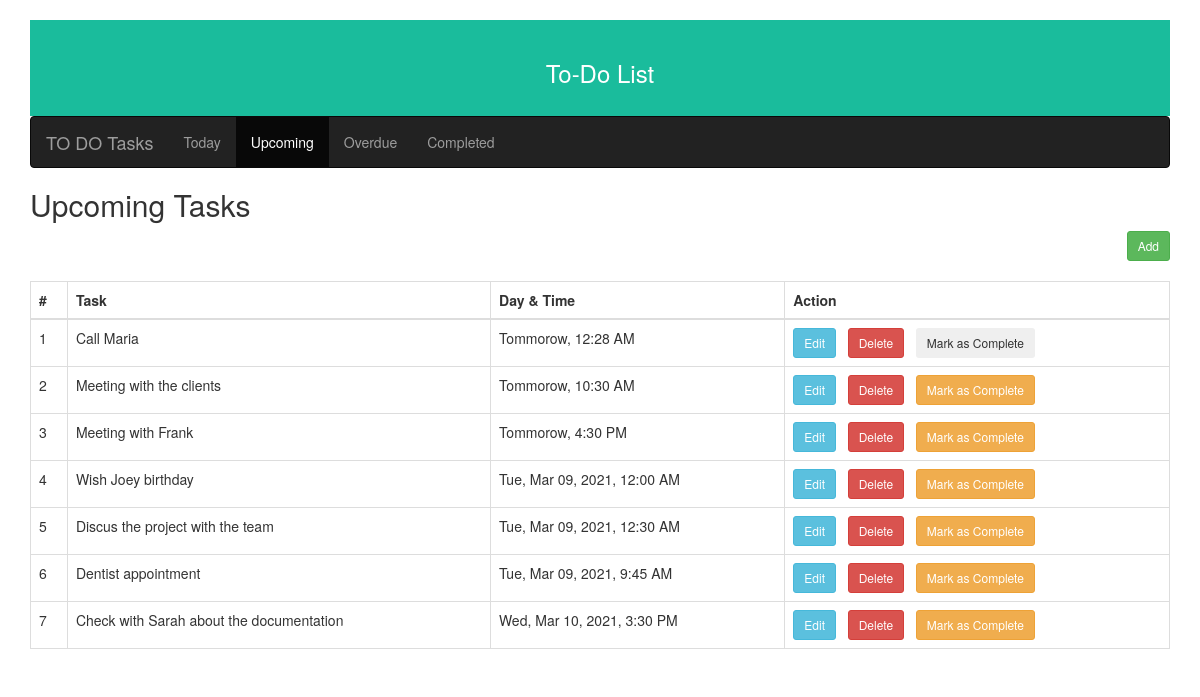
Screenshot of /upcoming.php with the database file from the repository.
### tables this page shows
CREATE TABLE `todolist` (
  `id` int(11) NOT NULL,
  `task` varchar(128) DEFAULT NULL,
  `due_date` datetime DEFAULT NULL,
  `created_date` datetime NOT NULL,
  `is_completed` tinyint(1) DEFAULT 0,
  `completed_date` datetime DEFAULT NULL
);

### processtodo.php (called while the page is built, shortened)
<?php
class ProcessToDo {
    private $db;
    public function __construct()
    {
        $this->db = new mysqli($GLOBALS['host'], $GLOBALS['username'], $GLOBALS['password'], $GLOBALS['db_name']);
    }
    public function todolistUpcoming()
    {
        $result_array = [];
        $sql = "SELECT * FROM todolist WHERE date(due_date) > CURDATE() ORDER BY due_date";
        $result = $this->db->query($sql);
        if ($result->num_rows > 0) {
            while($row = $result->fetch_assoc()) {
                $result_array[] = $row;
            }
        }
        return $result_array;
    }
    public function showDate($date)
    {
        $param_date = date('d-m-Y',strtotime($date));
        if ($param_date == date('d-m-Y',strtotime("now"))) {
            $response = 'Today, ' . date('g:i A', strtotime($date));
        }
        else if($param_date == date('d-m-Y',strtotime("1 days"))) {
            $response = 'Tommorow, '. date('g:i A', strtotime($date));
        }
        else if($param_date == date('d-m-Y',strtotime("-1 days"))) {
            $response = 'Yesterday';
        }
        else {
            $response =  date('D, M d, Y, g:i A', strtotime($date));
        }
        return $response;
    }
}
?>

### upcoming.php (the view, shortened to what this page needs)
<?php
include('processtodo.php');
$process = new ProcessToDo();
?>
<!DOCTYPE html>
<html lang="en">
    <head>
        <link rel="stylesheet" href="<?=SITE_URL;?>includes/style.css">
        <link rel="stylesheet" href="https://maxcdn.bootstrapcdn.com/bootstrap/3.3.5/css/bootstrap.min.css"/>
        <link rel="stylesheet" href="http://cdn.rawgit.com/Eonasdan/bootstrap-datetimepicker/a549aa8780dbda16f6cff545aeabc3d71073911e/build/css/bootstrap-datetimepicker.css"/>
    </head>
    <body>
        <div class="container">
            <div class="header">
                <h3><?=SITE_NAME;?></h3>
            </div>
            <nav class="navbar navbar-inverse">
                <div class="container-fluid">
                    <div class="navbar-header">
                        <a class="navbar-brand">TO DO Tasks</a>
                    </div>
                    <ul class="nav navbar-nav">
                      <li><a href="<?=SITE_URL;?>">Today</a></li>
                      <li class="active"><a href="#">Upcoming</a></li>
                      <li><a href="<?=SITE_URL;?>overdue-tasks">Overdue</a></li>
                      <li><a href="<?=SITE_URL;?>completed-tasks">Completed</a></li>
                    </ul>
                </div>
            </nav>
            <h2>Upcoming Tasks</h2>
            <div class="row mb-20">
                <div class="col-lg-12">
                    <button type="button" data-toggle="modal" data-target="#addModal" class="btn btn-sm btn-success pull-right">Add</button>
                </div>
            </div>
            <table class="table table-bordered">
                <thead>
                    <tr>
                        <th>#</th>
                        <th>Task</th>
                        <th>Day & Time</th>
                        <th>Action</th>
                    </tr>
                </thead>
                <tbody>
                    <?php
                    $rows = $process->todolistUpcoming();
                    if (!empty($rows)) {
                        $i=1;
                        foreach ($rows as $k=>$v) {
                            ?>
                            <tr>
                                <td><?=$i;?></td>
                                <td><?=$v['task'];?></td>
                                <td><?=$process->showDate($v['due_date']);?></td>
                                <td>
                                    <button type="button" data-toggle="modal" data-target="#editModal" class="btn btn-sm btn-info" data-id="<?=$v['id'];?>">Edit</button>&nbsp;&nbsp;
                                    <button type="button" data-toggle="modal" data-target="#deleteModal" class="btn btn-sm btn-danger" data-id="<?=$v['id'];?>">Delete</button>&nbsp;&nbsp;
                                    <button type="button" class="btn btn-sm <?=($v['is_completed']==1)?'btn-secondary':'btn-warning';?>" id="completebtn<?=$v['id'];?>" onclick='markComplete("<?=$v['id'];?>")'>Mark as Complete</button>
                                </td>
                            </tr>
                            <?php
                            $i++;
                        }
                    }
                    else {
                        ?>
                        <tr>
                            <td colspan="4" style="text-align: center;"><?=NO_RECORDS;?></td>
                        </tr>
                        <?php
                    }
                    ?>
                </tbody>
            </table>
        </div>
    </body>
</html>

### includes/style.css (style rules this page uses)
.header { padding:20px;text-align:center;background:#1abc9c;color:white;font-size:30px;margin-top:20px; }
.mb-20 { margin-bottom:20px; }

### rows the page displays
todolist: task "Call Maria", due_date "Tommorow, 12:28 AM"
todolist: task "Meeting with the clients", due_date "Tommorow, 10:30 AM"
todolist: task "Meeting with Frank", due_date "Tommorow, 4:30 PM"
todolist: task "Wish Joey birthday", due_date "Tue, Mar 09, 2021, 12:00 AM"
todolist: task "Discus the project with the team", due_date "Tue, Mar 09, 2021, 12:30 AM"
todolist: task "Dentist appointment", due_date "Tue, Mar 09, 2021, 9:45 AM"
todolist: task "Check with Sarah about the documentation", due_date "Wed, Mar 10, 2021, 3:30 PM"

### other values shown
SITE_NAME "To-Do List"
